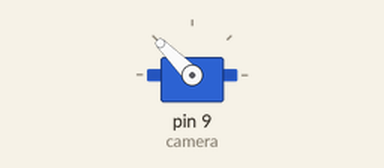
The sketch below on a simulated Arduino Uno, built with avr-gcc and run on an emulated ATmega328P. On the bench: servo.

Above: at 1.05 s.
At 2.5 s:
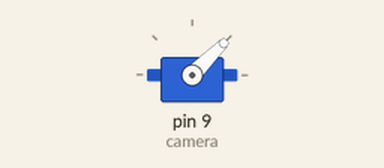
At 4.0 s:
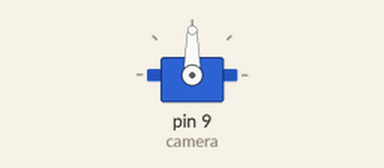
Timing chart, 0 to 7.9 s (numbered marks = the images above):
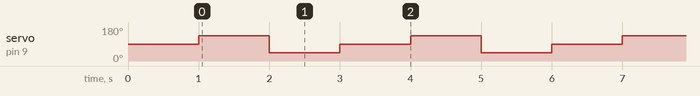

Measured:
- by itself, servo on pin 9 (camera): repeats every 3.0 s: 45° 1.0 s, 90° 1.0 s, 135° 1.0 s

The sketch:

ServoTask1.ino
```cpp
#include <Servo.h>

Servo camera;

void setup() {
  camera.attach(9);
  camera.write(90);   // المنتصف
  delay(1000);
}

void loop() {

  camera.write(135);  // 45° يمين
  delay(1000);

  camera.write(45);   // 45° يسار
  delay(1000);

  camera.write(90);   // العودة للمنتصف
  delay(1000);
}
```
